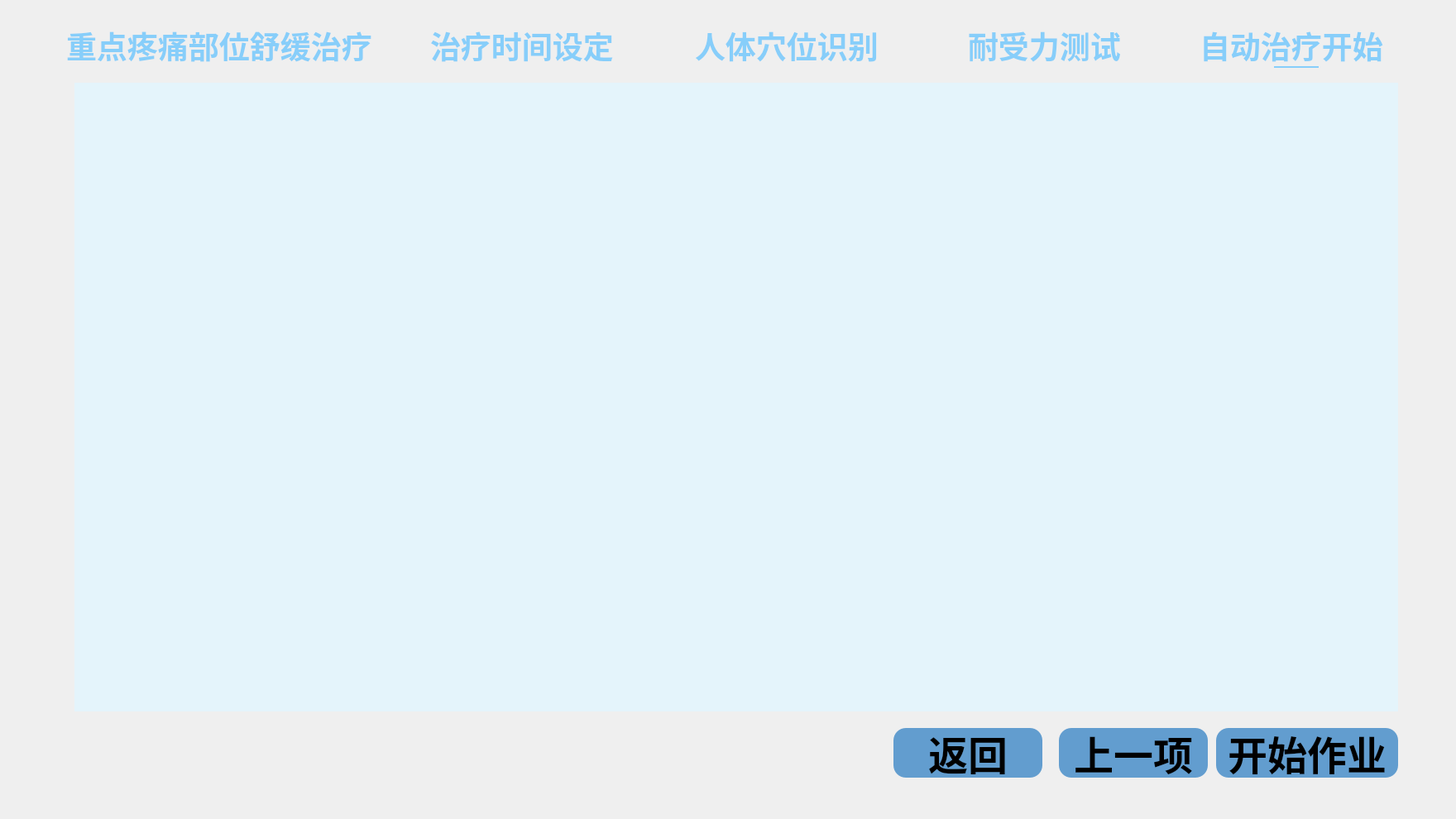
<?xml version="1.0" encoding="UTF-8"?>
<ui version="4.0">
 <class>IntensiveTreatBeginClass</class>
 <widget class="QWidget" name="IntensiveTreatBeginClass">
  <property name="geometry">
   <rect>
    <x>0</x>
    <y>0</y>
    <width>1760</width>
    <height>990</height>
   </rect>
  </property>
  <property name="windowTitle">
   <string>IntensiveTreatBegin</string>
  </property>
  <widget class="QLabel" name="label_5">
   <property name="geometry">
    <rect>
     <x>1170</x>
     <y>30</y>
     <width>201</width>
     <height>50</height>
    </rect>
   </property>
   <property name="font">
    <font>
     <family>Arial</family>
     <pointsize>28</pointsize>
     <weight>75</weight>
     <bold>true</bold>
    </font>
   </property>
   <property name="styleSheet">
    <string notr="true">color:rgb(135,206,250);</string>
   </property>
   <property name="text">
    <string>耐受力测试</string>
   </property>
  </widget>
  <widget class="QLabel" name="label_7">
   <property name="geometry">
    <rect>
     <x>90</x>
     <y>100</y>
     <width>1600</width>
     <height>760</height>
    </rect>
   </property>
   <property name="font">
    <font>
     <family>Arial</family>
     <pointsize>16</pointsize>
     <weight>75</weight>
     <bold>true</bold>
    </font>
   </property>
   <property name="styleSheet">
    <string notr="true">background-color:rgb(228,244,251);</string>
   </property>
   <property name="text">
    <string/>
   </property>
  </widget>
  <widget class="QLabel" name="label_3">
   <property name="geometry">
    <rect>
     <x>1540</x>
     <y>80</y>
     <width>54</width>
     <height>2</height>
    </rect>
   </property>
   <property name="styleSheet">
    <string notr="true">background-color:rgb(135,206,250);</string>
   </property>
   <property name="text">
    <string/>
   </property>
  </widget>
  <widget class="QLabel" name="label_4">
   <property name="geometry">
    <rect>
     <x>840</x>
     <y>30</y>
     <width>231</width>
     <height>50</height>
    </rect>
   </property>
   <property name="font">
    <font>
     <family>Arial</family>
     <pointsize>28</pointsize>
     <weight>75</weight>
     <bold>true</bold>
    </font>
   </property>
   <property name="styleSheet">
    <string notr="true">color:rgb(135,206,250);</string>
   </property>
   <property name="text">
    <string>人体穴位识别</string>
   </property>
  </widget>
  <widget class="QLabel" name="label_2">
   <property name="geometry">
    <rect>
     <x>520</x>
     <y>30</y>
     <width>231</width>
     <height>50</height>
    </rect>
   </property>
   <property name="font">
    <font>
     <family>Arial</family>
     <pointsize>28</pointsize>
     <weight>75</weight>
     <bold>true</bold>
    </font>
   </property>
   <property name="styleSheet">
    <string notr="true">color:rgb(135,206,250);</string>
   </property>
   <property name="text">
    <string>治疗时间设定</string>
   </property>
  </widget>
  <widget class="QPushButton" name="pushButton_LastStep">
   <property name="geometry">
    <rect>
     <x>1280</x>
     <y>880</y>
     <width>180</width>
     <height>60</height>
    </rect>
   </property>
   <property name="font">
    <font>
     <family>Arial</family>
     <pointsize>36</pointsize>
     <weight>75</weight>
     <bold>true</bold>
    </font>
   </property>
   <property name="styleSheet">
    <string notr="true">QPushButton
{
    /*背景颜色*/  
	background-color:rgb(98,157,207);
	border-radius:15px;  
}

QPushButton:pressed
{
    background-color:rgb(0,0,128);
}</string>
   </property>
   <property name="text">
    <string>上一项</string>
   </property>
  </widget>
  <widget class="QPushButton" name="pushButton_WorkBegin">
   <property name="geometry">
    <rect>
     <x>1470</x>
     <y>880</y>
     <width>220</width>
     <height>60</height>
    </rect>
   </property>
   <property name="font">
    <font>
     <family>Arial</family>
     <pointsize>36</pointsize>
     <weight>75</weight>
     <bold>true</bold>
    </font>
   </property>
   <property name="styleSheet">
    <string notr="true">QPushButton
{
    /*背景颜色*/  
	background-color:rgb(98,157,207);
	border-radius:15px;  
}

QPushButton:pressed
{
    background-color:rgb(0,0,128);
}</string>
   </property>
   <property name="text">
    <string>开始作业</string>
   </property>
  </widget>
  <widget class="QLabel" name="label_6">
   <property name="geometry">
    <rect>
     <x>1450</x>
     <y>30</y>
     <width>231</width>
     <height>50</height>
    </rect>
   </property>
   <property name="font">
    <font>
     <family>Arial</family>
     <pointsize>28</pointsize>
     <weight>75</weight>
     <bold>true</bold>
    </font>
   </property>
   <property name="styleSheet">
    <string notr="true">color:rgb(135,206,250);</string>
   </property>
   <property name="text">
    <string>自动治疗开始</string>
   </property>
  </widget>
  <widget class="QPushButton" name="pushButton_Back">
   <property name="geometry">
    <rect>
     <x>1080</x>
     <y>880</y>
     <width>180</width>
     <height>60</height>
    </rect>
   </property>
   <property name="font">
    <font>
     <family>Arial</family>
     <pointsize>36</pointsize>
     <weight>75</weight>
     <bold>true</bold>
    </font>
   </property>
   <property name="styleSheet">
    <string notr="true">QPushButton
{
    /*背景颜色*/  
	background-color:rgb(98,157,207);
	border-radius:15px;  
}

QPushButton:pressed
{
    background-color:rgb(0,0,128);
}</string>
   </property>
   <property name="text">
    <string>返回</string>
   </property>
  </widget>
  <widget class="QLabel" name="label_8">
   <property name="geometry">
    <rect>
     <x>170</x>
     <y>160</y>
     <width>1420</width>
     <height>640</height>
    </rect>
   </property>
   <property name="text">
    <string/>
   </property>
   <property name="pixmap">
    <pixmap>intensivetreatbegin.png</pixmap>
   </property>
  </widget>
  <widget class="QLabel" name="label">
   <property name="geometry">
    <rect>
     <x>80</x>
     <y>30</y>
     <width>381</width>
     <height>50</height>
    </rect>
   </property>
   <property name="font">
    <font>
     <family>Arial</family>
     <pointsize>28</pointsize>
     <weight>75</weight>
     <bold>true</bold>
    </font>
   </property>
   <property name="styleSheet">
    <string notr="true">color:rgb(135,206,250);</string>
   </property>
   <property name="text">
    <string>重点疼痛部位舒缓治疗</string>
   </property>
  </widget>
 </widget>
 <layoutdefault spacing="6" margin="11"/>
 <resources/>
 <connections/>
</ui>
